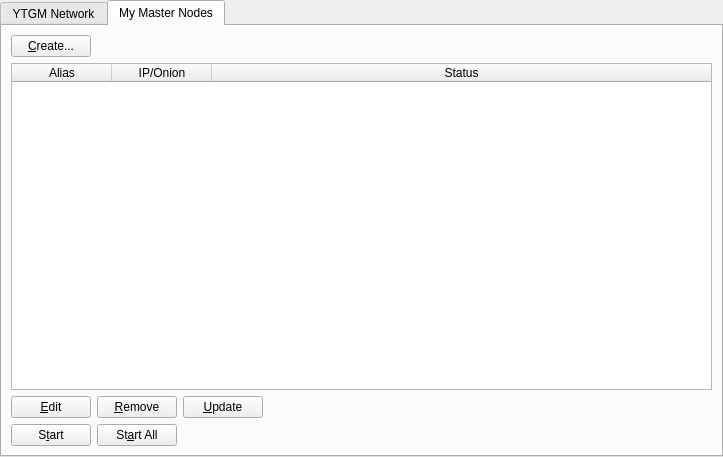
<?xml version="1.0" encoding="UTF-8"?>
<ui version="4.0">
 <class>MasternodeManager</class>
 <widget class="QWidget" name="MasternodeManager">
  <property name="geometry">
   <rect>
    <x>0</x>
    <y>0</y>
    <width>723</width>
    <height>457</height>
   </rect>
  </property>
  <property name="windowTitle">
   <string>Form</string>
  </property>
  <layout class="QVBoxLayout" name="topLayout">
   <property name="leftMargin">
    <number>0</number>
   </property>
   <property name="topMargin">
    <number>0</number>
   </property>
   <property name="rightMargin">
    <number>0</number>
   </property>
   <property name="bottomMargin">
    <number>0</number>
   </property>
   <item>
    <layout class="QVBoxLayout" name="verticalLayout">
     <property name="bottomMargin">
      <number>0</number>
     </property>
     <item>
      <widget class="QTabWidget" name="tabWidget">
       <property name="currentIndex">
        <number>1</number>
       </property>
       <widget class="QWidget" name="tab">
        <attribute name="title">
         <string>YTGM Network</string>
        </attribute>
        <layout class="QGridLayout" name="gridLayout">
         <item row="1" column="0">
          <widget class="QTableWidget" name="tableWidget">
           <property name="editTriggers">
            <set>QAbstractItemView::NoEditTriggers</set>
           </property>
           <property name="alternatingRowColors">
            <bool>true</bool>
           </property>
           <property name="selectionBehavior">
            <enum>QAbstractItemView::SelectRows</enum>
           </property>
           <property name="sortingEnabled">
            <bool>true</bool>
           </property>
           <attribute name="horizontalHeaderStretchLastSection">
            <bool>true</bool>
           </attribute>
           <column>
            <property name="text">
             <string>Address</string>
            </property>
           </column>
           <column>
            <property name="text">
             <string>Active</string>
            </property>
           </column>
           <column>
            <property name="text">
             <string>Active (secs)</string>
            </property>
           </column>
           <column>
            <property name="text">
             <string>Last Seen</string>
            </property>
           </column>
           <column>
            <property name="text">
             <string>Pubkey</string>
            </property>
           </column>
          </widget>
         </item>
         <item row="0" column="0">
          <layout class="QHBoxLayout" name="horizontalLayout_3">
           <property name="bottomMargin">
            <number>0</number>
           </property>
           <item>
            <widget class="QLabel" name="label_2">
             <property name="text">
              <string>YTGM Node Count:</string>
             </property>
            </widget>
           </item>
           <item>
            <widget class="QLabel" name="countLabel">
             <property name="text">
              <string>0</string>
             </property>
            </widget>
           </item>
           <item>
            <spacer name="horizontalSpacer_3">
             <property name="orientation">
              <enum>Qt::Horizontal</enum>
             </property>
             <property name="sizeHint" stdset="0">
              <size>
               <width>40</width>
               <height>20</height>
              </size>
             </property>
            </spacer>
           </item>
          </layout>
         </item>
        </layout>
       </widget>
       <widget class="QWidget" name="tab_2">
        <attribute name="title">
         <string>My Master Nodes</string>
        </attribute>
        <layout class="QGridLayout" name="gridLayout_2">
         <item row="0" column="0">
          <layout class="QVBoxLayout" name="verticalLayout_2">
           <property name="bottomMargin">
            <number>0</number>
           </property>
           <item>
            <layout class="QHBoxLayout" name="horizontalLayout">
             <item>
              <widget class="QPushButton" name="createButton">
               <property name="text">
                <string>&amp;Create...</string>
               </property>
              </widget>
             </item>
             <item>
              <spacer name="horizontalSpacer">
               <property name="orientation">
                <enum>Qt::Horizontal</enum>
               </property>
               <property name="sizeHint" stdset="0">
                <size>
                 <width>40</width>
                 <height>20</height>
                </size>
               </property>
              </spacer>
             </item>
            </layout>
           </item>
           <item>
            <widget class="QTableWidget" name="tableWidget_2">
             <property name="minimumSize">
              <size>
               <width>695</width>
               <height>0</height>
              </size>
             </property>
             <property name="editTriggers">
              <set>QAbstractItemView::NoEditTriggers</set>
             </property>
             <property name="alternatingRowColors">
              <bool>true</bool>
             </property>
             <property name="selectionMode">
              <enum>QAbstractItemView::SingleSelection</enum>
             </property>
             <property name="selectionBehavior">
              <enum>QAbstractItemView::SelectRows</enum>
             </property>
             <attribute name="horizontalHeaderStretchLastSection">
              <bool>true</bool>
             </attribute>
             <column>
              <property name="text">
               <string>Alias</string>
              </property>
             </column>
             <column>
              <property name="text">
               <string>IP/Onion</string>
              </property>
             </column>
             <column>
              <property name="text">
               <string>Status</string>
              </property>
             </column>
            </widget>
           </item>
           <item>
            <layout class="QHBoxLayout" name="horizontalLayout_2">
             <property name="bottomMargin">
              <number>0</number>
             </property>
             <item>
              <widget class="QPushButton" name="editButton">
               <property name="text">
                <string>&amp;Edit</string>
               </property>
              </widget>
             </item>
             <item>
              <widget class="QPushButton" name="removeButton">
               <property name="text">
                <string>&amp;Remove</string>
               </property>
              </widget>
             </item>
             <item>
              <widget class="QPushButton" name="UpdateButton">
               <property name="text">
                <string>&amp;Update</string>
               </property>
              </widget>
             </item>
             <item>
              <spacer name="horizontalSpacer_2">
               <property name="orientation">
                <enum>Qt::Horizontal</enum>
               </property>
               <property name="sizeHint" stdset="0">
                <size>
                 <width>40</width>
                 <height>20</height>
                </size>
               </property>
              </spacer>
             </item>
            </layout>
           </item>
           <item>
            <layout class="QHBoxLayout" name="horizontalLayout_4">
             <property name="bottomMargin">
              <number>0</number>
             </property>
            </layout>
           </item>
           <item>
            <layout class="QHBoxLayout" name="horizontalLayout_5">
             <property name="bottomMargin">
              <number>0</number>
             </property>
             <item>
              <widget class="QPushButton" name="startButton">
               <property name="text">
                <string>S&amp;tart</string>
               </property>
              </widget>
             </item>
             <item>
              <widget class="QPushButton" name="startAllButton">
               <property name="text">
                <string>St&amp;art All</string>
               </property>
              </widget>
             </item>
             <item>
              <spacer name="horizontalSpacer_5">
               <property name="orientation">
                <enum>Qt::Horizontal</enum>
               </property>
               <property name="sizeHint" stdset="0">
                <size>
                 <width>40</width>
                 <height>20</height>
                </size>
               </property>
              </spacer>
             </item>
            </layout>
           </item>
          </layout>
         </item>
        </layout>
       </widget>
      </widget>
     </item>
    </layout>
   </item>
  </layout>
 </widget>
 <resources/>
 <connections/>
</ui>
